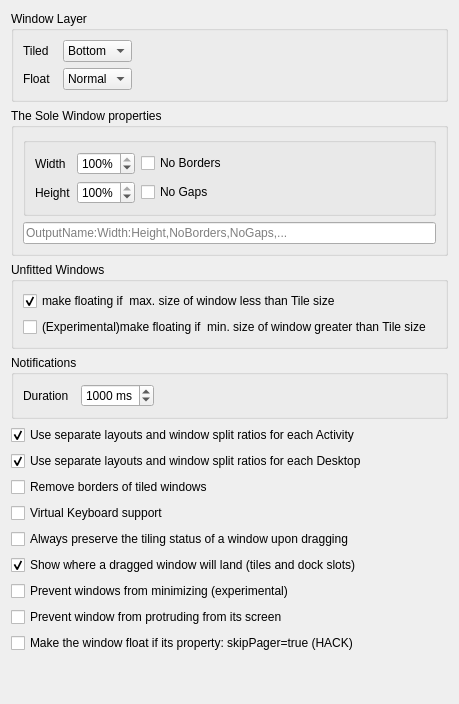
     <widget class="QWidget" name="_7_optionsTab">
      <attribute name="title">
       <string>Options</string>
      </attribute>
      <layout class="QVBoxLayout" name="verticalLayout">
       <item>
        <widget class="QGroupBox" name="GB_1_windowLayer">
         <property name="title">
          <string>Window Layer</string>
         </property>
         <layout class="QGridLayout" name="gridLayout_9">
          <item row="0" column="0" alignment="Qt::AlignmentFlag::AlignLeft">
           <widget class="QLabel" name="label_13">
            <property name="text">
             <string>Tiled</string>
            </property>
           </widget>
          </item>
          <item row="0" column="1">
           <widget class="QComboBox" name="kcfg_tiledWindowsLayer">
            <item>
             <property name="text">
              <string>Bottom</string>
             </property>
            </item>
            <item>
             <property name="text">
              <string>Normal</string>
             </property>
            </item>
            <item>
             <property name="text">
              <string>Above</string>
             </property>
            </item>
           </widget>
          </item>
          <item row="0" column="2">
           <spacer name="horizontalSpacer_2">
            <property name="orientation">
             <enum>Qt::Orientation::Horizontal</enum>
            </property>
            <property name="sizeHint" stdset="0">
             <size>
              <width>40</width>
              <height>20</height>
             </size>
            </property>
           </spacer>
          </item>
          <item row="1" column="0">
           <widget class="QLabel" name="label_14">
            <property name="text">
             <string>Float  </string>
            </property>
           </widget>
          </item>
          <item row="1" column="1">
           <widget class="QComboBox" name="kcfg_floatedWindowsLayer">
            <property name="currentIndex">
             <number>1</number>
            </property>
            <item>
             <property name="text">
              <string>Bottom</string>
             </property>
            </item>
            <item>
             <property name="text">
              <string>Normal</string>
             </property>
            </item>
            <item>
             <property name="text">
              <string>Above</string>
             </property>
            </item>
           </widget>
          </item>
         </layout>
        </widget>
       </item>
       <item>
        <widget class="QGroupBox" name="groupBox_4">
         <property name="title">
          <string>The Sole Window properties</string>
         </property>
         <layout class="QVBoxLayout" name="verticalLayout_17">
          <item>
           <widget class="QGroupBox" name="GB_2_soleWindowsProps">
            <property name="enabled">
             <bool>true</bool>
            </property>
            <property name="title">
             <string/>
            </property>
            <property name="flat">
             <bool>true</bool>
            </property>
            <layout class="QGridLayout" name="gridLayout_10">
             <item row="0" column="2">
              <widget class="QCheckBox" name="kcfg_soleWindowNoBorders">
               <property name="text">
                <string>No Borders</string>
               </property>
              </widget>
             </item>
             <item row="1" column="2">
              <widget class="QCheckBox" name="kcfg_soleWindowNoGaps">
               <property name="text">
                <string>No Gaps</string>
               </property>
              </widget>
             </item>
             <item row="1" column="0">
              <widget class="QLabel" name="label_16">
               <property name="text">
                <string>Height</string>
               </property>
              </widget>
             </item>
             <item row="0" column="3">
              <spacer name="horizontalSpacer_3">
               <property name="orientation">
                <enum>Qt::Orientation::Horizontal</enum>
               </property>
               <property name="sizeHint" stdset="0">
                <size>
                 <width>40</width>
                 <height>20</height>
                </size>
               </property>
              </spacer>
             </item>
             <item row="0" column="1" alignment="Qt::AlignmentFlag::AlignHCenter|Qt::AlignmentFlag::AlignVCenter">
              <widget class="QSpinBox" name="kcfg_soleWindowWidth">
               <property name="suffix">
                <string>%</string>
               </property>
               <property name="minimum">
                <number>1</number>
               </property>
               <property name="maximum">
                <number>100</number>
               </property>
               <property name="value">
                <number>100</number>
               </property>
              </widget>
             </item>
             <item row="0" column="0">
              <widget class="QLabel" name="label_15">
               <property name="text">
                <string>Width </string>
               </property>
              </widget>
             </item>
             <item row="1" column="1">
              <widget class="QSpinBox" name="kcfg_soleWindowHeight">
               <property name="suffix">
                <string>%</string>
               </property>
               <property name="minimum">
                <number>1</number>
               </property>
               <property name="maximum">
                <number>100</number>
               </property>
               <property name="value">
                <number>100</number>
               </property>
              </widget>
             </item>
            </layout>
            <widget class="QLabel" name="soleWindowOutputOverrideLabel">
             <property name="geometry">
              <rect>
               <x>8</x>
               <y>166</y>
               <width>262</width>
               <height>40</height>
              </rect>
             </property>
             <property name="text">
              <string>Output Override</string>
             </property>
            </widget>
            <zorder>soleWindowOutputOverrideLabel</zorder>
            <zorder>kcfg_soleWindowWidth</zorder>
            <zorder>label_15</zorder>
            <zorder>horizontalSpacer_3</zorder>
            <zorder>label_16</zorder>
            <zorder>kcfg_soleWindowHeight</zorder>
            <zorder>kcfg_soleWindowNoBorders</zorder>
            <zorder>kcfg_soleWindowNoGaps</zorder>
           </widget>
          </item>
          <item>
           <widget class="QLineEdit" name="kcfg_soleWindowOutputOverride">
            <property name="toolTip">
             <string>&lt;html&gt;&lt;head/&gt;&lt;body&gt;&lt;p&gt;Comma-separated list to override the default Sole Window properties parameters: OutputName:Width:Height:NoBorders:NoGaps. Width and Height in % and can be from 1 to 100, NoBorders and NoGaps can be 0 or 1. You can omit parameters for example &lt;span style=&quot; font-weight:700;&quot;&gt;DP-1:50&lt;/span&gt; means you override only width to 50% on &lt;span style=&quot; font-weight:700;&quot;&gt;DP-1&lt;/span&gt; monitor. &lt;/p&gt;&lt;p&gt;Note. If you enable the No Gap option, this means that width and height no longer matter.&lt;/p&gt;&lt;p&gt;&lt;br/&gt;Two monitors example:&lt;span style=&quot; font-weight:700;&quot;&gt; DP-1:::1:1,DP-2:80:70&lt;/span&gt;&lt;/p&gt;&lt;p&gt;on&lt;span style=&quot; font-weight:700;&quot;&gt; DP-1 &lt;/span&gt;no Borders nor Gaps, on DP-2: 80% Width and 70% Height&lt;/p&gt;&lt;/body&gt;&lt;/html&gt;</string>
            </property>
            <property name="placeholderText">
             <string>OutputName:Width:Height,NoBorders,NoGaps,...</string>
            </property>
           </widget>
          </item>
         </layout>
        </widget>
       </item>
       <item>
        <widget class="QGroupBox" name="GB_4_unfittedWindows">
         <property name="title">
          <string>Unfitted Windows</string>
         </property>
         <layout class="QVBoxLayout" name="verticalLayout_18">
          <item>
           <widget class="QCheckBox" name="kcfg_unfitLess">
            <property name="toolTip">
             <string>If enable make all windows floating if the maximum size to small for tile</string>
            </property>
            <property name="text">
             <string>make floating if  max. size of window less than Tile size </string>
            </property>
            <property name="checked">
             <bool>true</bool>
            </property>
           </widget>
          </item>
          <item>
           <widget class="QCheckBox" name="kcfg_unfitGreater">
            <property name="toolTip">
             <string>If enable make all windows floating if they minimum size to large for tile</string>
            </property>
            <property name="text">
             <string>(Experimental)make floating if  min. size of window greater than Tile size </string>
            </property>
            <property name="checked">
             <bool>false</bool>
            </property>
           </widget>
          </item>
         </layout>
        </widget>
       </item>
       <item>
        <widget class="QGroupBox" name="GB_5_Notifications">
         <property name="title">
          <string>Notifications</string>
         </property>
         <layout class="QGridLayout" name="gridLayout_12">
          <item row="1" column="1">
           <widget class="QSpinBox" name="kcfg_notificationDuration">
            <property name="toolTip">
             <string>&lt;html&gt;&lt;head/&gt;&lt;body&gt;&lt;p&gt;Set the time (in milliseconds) for how long a pop-up notification will remain visible before it automatically disappears. A value of 0 will disable notifications.&lt;/p&gt;&lt;/body&gt;&lt;/html&gt;</string>
            </property>
            <property name="suffix">
             <string> ms</string>
            </property>
            <property name="maximum">
             <number>9999</number>
            </property>
            <property name="singleStep">
             <number>100</number>
            </property>
            <property name="value">
             <number>1000</number>
            </property>
           </widget>
          </item>
          <item row="1" column="0">
           <widget class="QLabel" name="label_18">
            <property name="text">
             <string>Duration  </string>
            </property>
           </widget>
          </item>
          <item row="1" column="2">
           <spacer name="horizontalSpacer_4">
            <property name="orientation">
             <enum>Qt::Orientation::Horizontal</enum>
            </property>
            <property name="sizeHint" stdset="0">
             <size>
              <width>40</width>
              <height>20</height>
             </size>
            </property>
           </spacer>
          </item>
         </layout>
        </widget>
       </item>
       <item>
        <widget class="QCheckBox" name="kcfg_layoutPerActivity">
         <property name="toolTip">
          <string>All tiled windows will have no borders. Borders will be added back if window become float.</string>
         </property>
         <property name="text">
          <string>Use separate layouts and window split ratios for each Activity</string>
         </property>
         <property name="checked">
          <bool>true</bool>
         </property>
        </widget>
       </item>
       <item>
        <widget class="QCheckBox" name="kcfg_layoutPerDesktop">
         <property name="toolTip">
          <string>All tiled windows will have no borders. Borders will be added back if window become float.</string>
         </property>
         <property name="text">
          <string>Use separate layouts and window split ratios for each Desktop</string>
         </property>
         <property name="checked">
          <bool>true</bool>
         </property>
        </widget>
       </item>
       <item>
        <widget class="QCheckBox" name="kcfg_noTileBorder">
         <property name="toolTip">
          <string>All tiled windows will have no borders. Borders will be added back if window become float.</string>
         </property>
         <property name="text">
          <string>Remove borders of tiled windows</string>
         </property>
        </widget>
       </item>
       <item>
        <widget class="QCheckBox" name="kcfg_optVKeyboardSupport">
         <property name="text">
          <string>Virtual Keyboard support</string>
         </property>
        </widget>
       </item>
       <item>
        <widget class="QCheckBox" name="kcfg_keepTilingOnDrag">
         <property name="text">
          <string>Always preserve the tiling status of a window upon dragging</string>
         </property>
        </widget>
       </item>
       <item>
        <widget class="QCheckBox" name="kcfg_dragPreview">
         <property name="toolTip">
          <string>While a window is dragged, show where it will land: the dock slot, or (Kröhnkite-Plus) the tile it will take while the other windows make room.</string>
         </property>
         <property name="text">
          <string>Show where a dragged window will land (tiles and dock slots)</string>
         </property>
         <property name="checked">
          <bool>true</bool>
         </property>
        </widget>
       </item>
       <item>
        <widget class="QCheckBox" name="kcfg_preventMinimize">
         <property name="text">
          <string>Prevent windows from minimizing (experimental)</string>
         </property>
        </widget>
       </item>
       <item>
        <widget class="QCheckBox" name="kcfg_preventProtrusion">
         <property name="text">
          <string>Prevent window from protruding from its screen</string>
         </property>
        </widget>
       </item>
       <item>
        <widget class="QCheckBox" name="kcfg_floatSkipPagerWindows">
         <property name="toolTip">
          <string>&lt;html&gt;&lt;head/&gt;&lt;body&gt;&lt;p&gt;If enabled, all windows with property skipPager=true become floating. You can create KDE Window Rule and force  skipPager=true.&lt;/p&gt;&lt;/body&gt;&lt;/html&gt;</string>
         </property>
         <property name="text">
          <string>Make the window float if its property: skipPager=true (HACK)</string>
         </property>
        </widget>
       </item>
       <item>
        <spacer name="verticalSpacer_5">
         <property name="orientation">
          <enum>Qt::Orientation::Vertical</enum>
         </property>
         <property name="sizeHint" stdset="0">
          <size>
           <width>20</width>
           <height>40</height>
          </size>
         </property>
        </spacer>
       </item>
      </layout>
     </widget>
